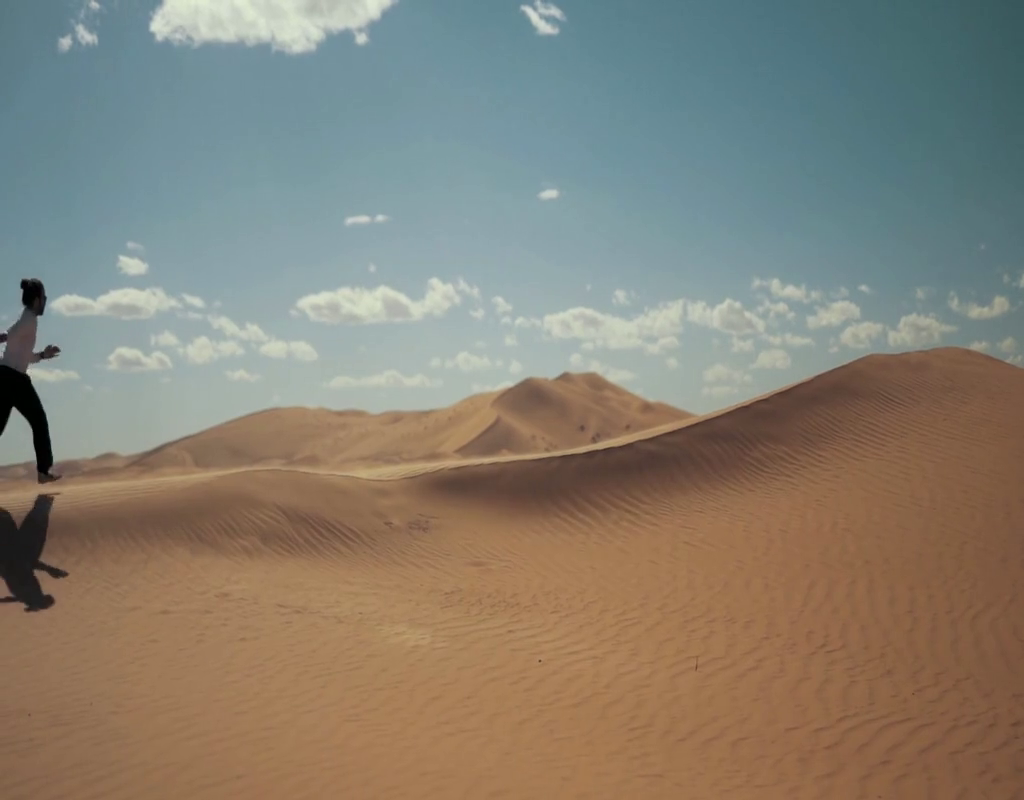
//> input picture frame 16 of build/tracked_output.mp4, 1024 x 800 px, given in place of track.mp4, which was not available
$ ./main   (built with g++ and OpenCV 4)
//> lines starting //> are read from the running program, lines starting //| are printed output that depends on the picture; after the words box and inside, x2 and y2 are one past the last pixel; in counts of white or black regions, pixels touching at a corner belong together; pictures that were not available may be replaced by others from this repository, and a replacement may not be noted
#include <opencv2/opencv.hpp>
#include <opencv2/tracking.hpp>
#include <iostream>
#include <memory>
#include <string>
#include <optional>

namespace VideoProcessing
{

    inline const std::string DEFAULT_VIDEO_PATH = "/Users/anshumantiwari/Documents/codes/personal/C++/tracking/track.mp4";
    constexpr int OUTPUT_WIDTH = 1024;
    constexpr int OUTPUT_HEIGHT = 800;

    class TrackerConfiguration
    {
    public:
        static constexpr double DEFAULT_FPS = 30.0;
        static inline const cv::Size DEFAULT_OUTPUT_SIZE = cv::Size(OUTPUT_WIDTH, OUTPUT_HEIGHT);
        static inline const int DEFAULT_CODEC = cv::VideoWriter::fourcc('X', '2', '6', '4');
    };

    struct Config
    {
        std::string input_path = DEFAULT_VIDEO_PATH;
        std::string output_path = "tracked_output.mp4";
        cv::Size output_size = TrackerConfiguration::DEFAULT_OUTPUT_SIZE;
        int codec = TrackerConfiguration::DEFAULT_CODEC;
    };

    class TrackerManager
    {
    public:
        explicit TrackerManager()
        {
            tracker_ = cv::TrackerCSRT::create();
            if (!tracker_)
            {
                throw std::runtime_error("Failed to initialize CSRT tracker");
            }
        }

        [[nodiscard]] cv::Ptr<cv::Tracker> getTracker() const noexcept { return tracker_; }

    private:
        cv::Ptr<cv::Tracker> tracker_;
    };

    struct RegionOfInterest
    {
        cv::Point2i start_position{0, 0};
        cv::Point2i current_position{0, 0};
        cv::Size dimensions{0, 0};
        bool is_drawing{false};
        bool is_tracking{false};
        bool needs_initialization{false};
    };

    class VideoProcessor
    {
    public:
        explicit VideoProcessor(const Config &config = Config())
            : config_(config),
              tracker_manager_(std::make_unique<TrackerManager>()) {}

        void process()
        {
            initializeVideoCapture();
            initializeVideoOutput();
            setupWindowAndCallbacks();
            runProcessingLoop();
        }

    private:
        Config config_;
        cv::Mat current_frame_;
        RegionOfInterest roi_state_;
        std::unique_ptr<TrackerManager> tracker_manager_;
        std::optional<cv::VideoCapture> video_capture_;
        std::optional<cv::VideoWriter> video_writer_;
        static inline const std::string WINDOW_NAME = "VideoTracking";

        void initializeVideoCapture()
        {
            video_capture_.emplace(config_.input_path);
            if (!video_capture_->isOpened())
            {
                throw std::runtime_error("Failed to open video source: " + config_.input_path);
            }
        }

        void initializeVideoOutput()
        {
            video_writer_.emplace(
                config_.output_path,
                config_.codec,
                video_capture_->get(cv::CAP_PROP_FPS),
                config_.output_size,
                true);
            if (!video_writer_->isOpened())
            {
                throw std::runtime_error("Failed to initialize video writer");
            }
        }

        void setupWindowAndCallbacks()
        {
            cv::namedWindow(WINDOW_NAME, cv::WINDOW_AUTOSIZE);
            cv::setMouseCallback(WINDOW_NAME, mouseCallbackHandler, this);
        }

        [[nodiscard]] cv::Rect2d calculateNormalizedRoi(const cv::Point2i &start, const cv::Point2i &end) const
        {
            const auto x = std::max(0, std::min(start.x, end.x));
            const auto y = std::max(0, std::min(start.y, end.y));
            const auto width = std::min(std::abs(end.x - start.x), current_frame_.cols - x);
            const auto height = std::min(std::abs(end.y - start.y), current_frame_.rows - y);
            return {static_cast<double>(x), static_cast<double>(y),
                    static_cast<double>(width), static_cast<double>(height)};
        }

        [[nodiscard]] bool isValidRegion(const cv::Rect2d &roi) const noexcept
        {
            return roi.width > 0 && roi.height > 0 &&
                   roi.x >= 0 && roi.y >= 0 &&
                   (roi.x + roi.width) <= current_frame_.cols &&
                   (roi.y + roi.height) <= current_frame_.rows;
        }

        static void mouseCallbackHandler(int event, int x, int y, int flags, void *userdata)
        {
            auto *processor = static_cast<VideoProcessor *>(userdata);
            processor->handleMouseInteraction(event, x, y);
        }

        void handleMouseInteraction(int event, int x, int y)
        {
            switch (event)
            {
            case cv::EVENT_LBUTTONDOWN:
                roi_state_.start_position = {x, y};
                roi_state_.is_drawing = true;
                break;

            case cv::EVENT_MOUSEMOVE:
                roi_state_.current_position = {x, y};
                break;

            case cv::EVENT_LBUTTONUP:
            {
                const auto roi = calculateNormalizedRoi(roi_state_.start_position, {x, y});
                if (isValidRegion(roi))
                {
                    roi_state_.dimensions = {static_cast<int>(roi.width), static_cast<int>(roi.height)};
                    roi_state_.start_position = {static_cast<int>(roi.x), static_cast<int>(roi.y)};
                    roi_state_.needs_initialization = true;
                }
                roi_state_.is_drawing = false;
                break;
            }
            }
        }

        void processCurrentFrame()
        {
            if (roi_state_.is_drawing)
            {
                const auto roi = calculateNormalizedRoi(roi_state_.start_position,
                                                        roi_state_.current_position);
                if (isValidRegion(roi))
                {
                    cv::rectangle(current_frame_, roi, cv::Scalar(255, 255, 255), 4);
                }
            }

            if (roi_state_.needs_initialization)
            {
                const cv::Rect2d roi(roi_state_.start_position, roi_state_.dimensions);
                if (isValidRegion(roi))
                {
                    tracker_manager_->getTracker()->init(current_frame_, roi);
                    roi_state_.is_tracking = true;
                }
                roi_state_.needs_initialization = false;
            }

            if (roi_state_.is_tracking)
            {
                cv::Rect tracked_region;
                if (tracker_manager_->getTracker()->update(current_frame_, tracked_region))
                {
                    if (isValidRegion(tracked_region))
                    {
                        cv::rectangle(current_frame_, tracked_region, cv::Scalar(0, 0, 255), 4);
                        processTrackedRegion(tracked_region);
                    }
                }
            }
        }

        void processTrackedRegion(const cv::Rect2d &region)
        {
            cv::Rect int_region(static_cast<int>(region.x), static_cast<int>(region.y),
                                static_cast<int>(region.width), static_cast<int>(region.height));

            if (isValidRegion(region))
            {
                cv::Mat roi = current_frame_(int_region);
                if (!roi.empty())
                {
                    static const cv::Size preview_size{320, 460};
                    cv::resize(roi, roi, preview_size);
                    const cv::Rect preview_area{1, 1, preview_size.width, preview_size.height};
                    if (isValidRegion(preview_area))
                    {
                        roi.copyTo(current_frame_(preview_area));
                    }
                }
            }
        }

        void runProcessingLoop()
        {
            while (video_capture_->read(current_frame_))
            {
                cv::resize(current_frame_, current_frame_, config_.output_size);
                processCurrentFrame();
                video_writer_->write(current_frame_);
                cv::imshow(WINDOW_NAME, current_frame_);

                if (cv::waitKey(20) >= 0)
                {
                    break;
                }
            }
        }
    };
}

int main()
{
    try
    {
        VideoProcessing::VideoProcessor processor;
        processor.process();
//> in runProcessingLoop, current_frame_ is the input picture: 800 rows x 1024 cols, CV_8UC3; mean B, G, R 115.8, 128.5, 134.3
//> the left mouse button is pressed at (256, 200)
//> the mouse is dragged to (512, 400)
//> the mouse is dragged to (768, 600)
//> the button is released at (768, 600)
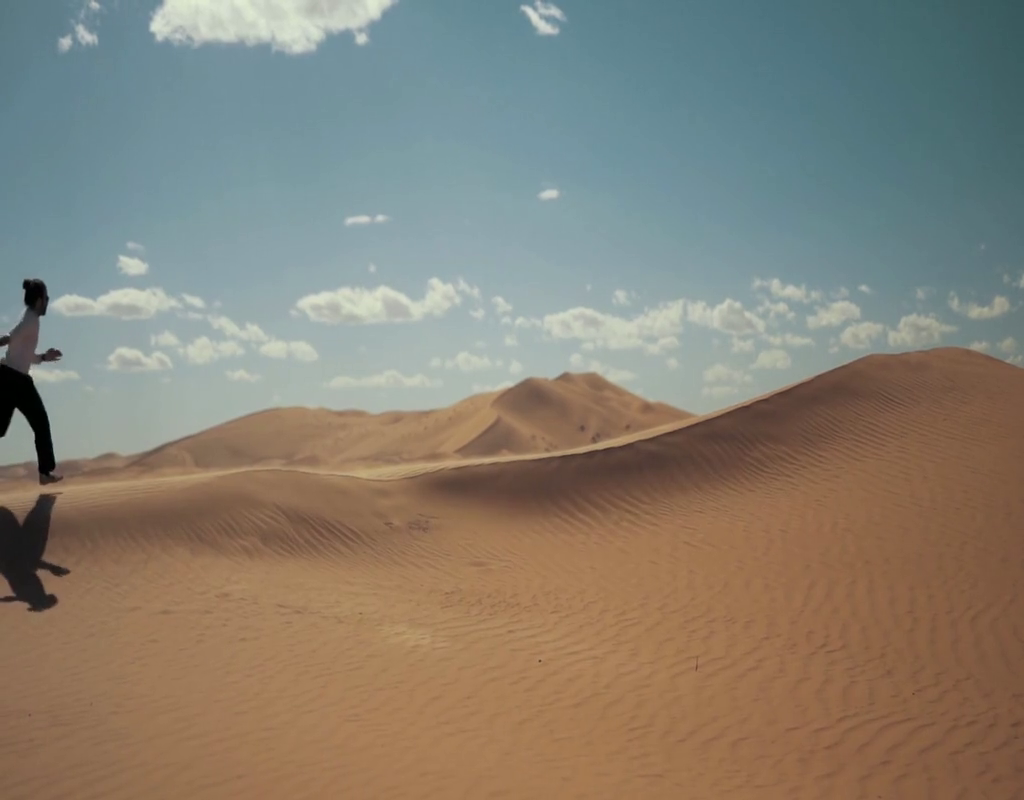
//> input picture frame 17 of build/tracked_output.mp4, 1024 x 800 px, given in place of track.mp4, which was not available
//> in runProcessingLoop, current_frame_ is the input picture: 800 rows x 1024 cols, CV_8UC3; mean B, G, R 115.9, 128.4, 134.4
//> in processCurrentFrame (call 2), `if (tracker_manager_->getTracker()->update(current_frame_, tracked_reg..`: tracked_region = Rect(255, 200, 512, 400)
//> in processCurrentFrame (call 2), `cv::rectangle(current_frame_, tracked_region, cv::Scalar(0, 0, 255), 4);`:
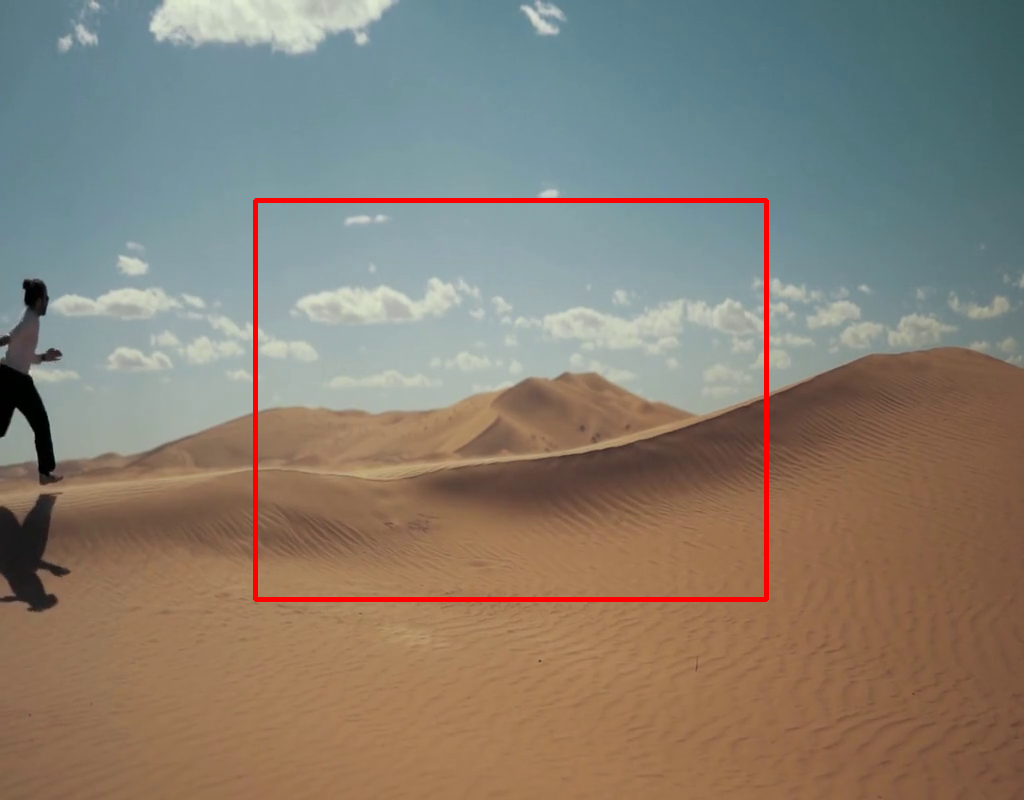
//> current_frame_: 800 rows x 1024 cols, CV_8UC3; 1.11% of pixels changed, all inside (x1, y1, x2, y2) = (253, 198, 769, 602)
//> in processTrackedRegion, `cv::Mat roi = current_frame_(int_region);`:
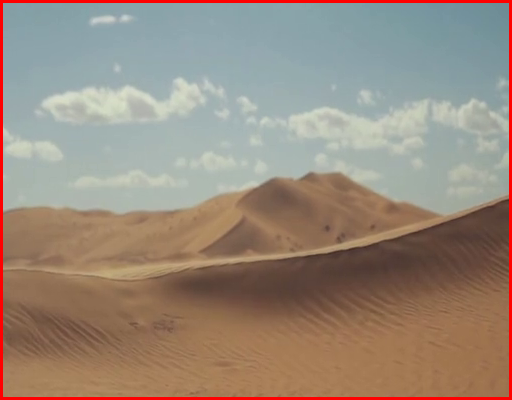
//> roi: 400 rows x 512 cols, CV_8UC3; mean B, G, R 123.6, 137.6, 153.1
//> in processTrackedRegion, `cv::resize(roi, roi, preview_size);`:
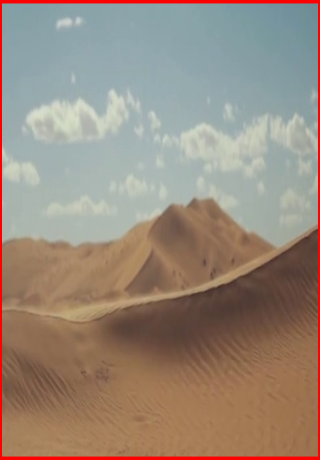
//> roi: 460 rows x 320 cols, CV_8UC3; mean B, G, R 123.4, 137.4, 153.1
//> in processTrackedRegion, `roi.copyTo(current_frame_(preview_area));`:
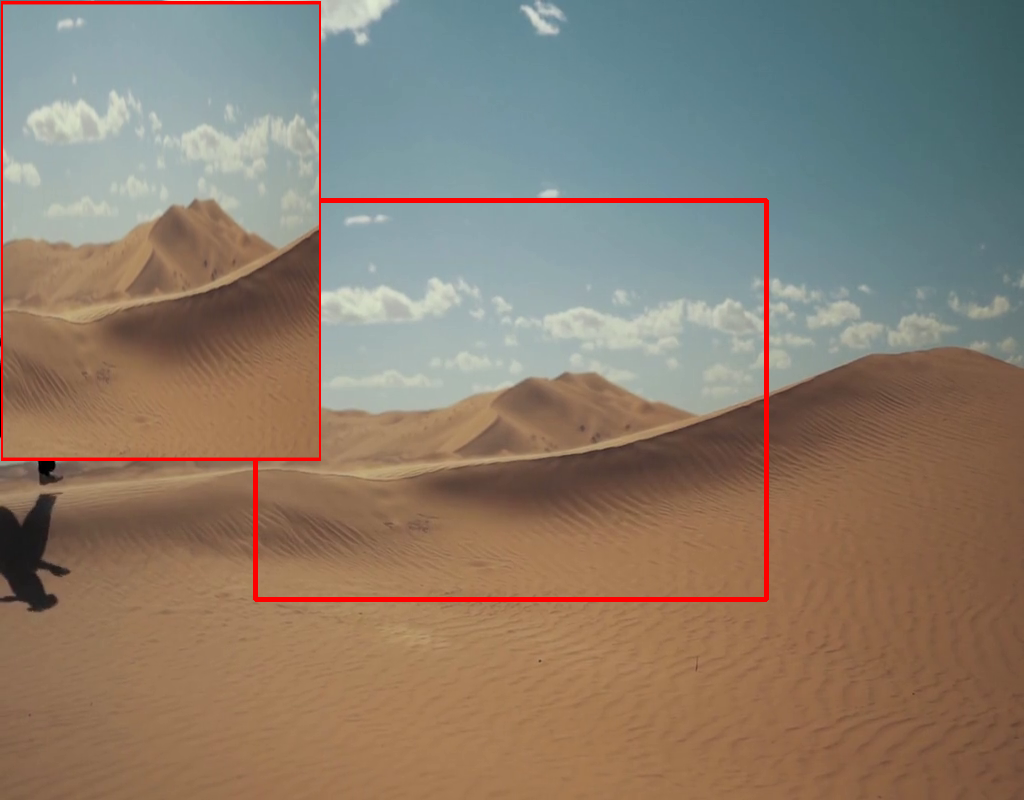
//> current_frame_: 800 rows x 1024 cols, CV_8UC3; 17.97% of pixels changed, all inside (x1, y1, x2, y2) = (1, 1, 321, 461)
//> the Esc key is pressed
        return EXIT_SUCCESS;
//> (the program exits here)

$ run again, starting later in the video
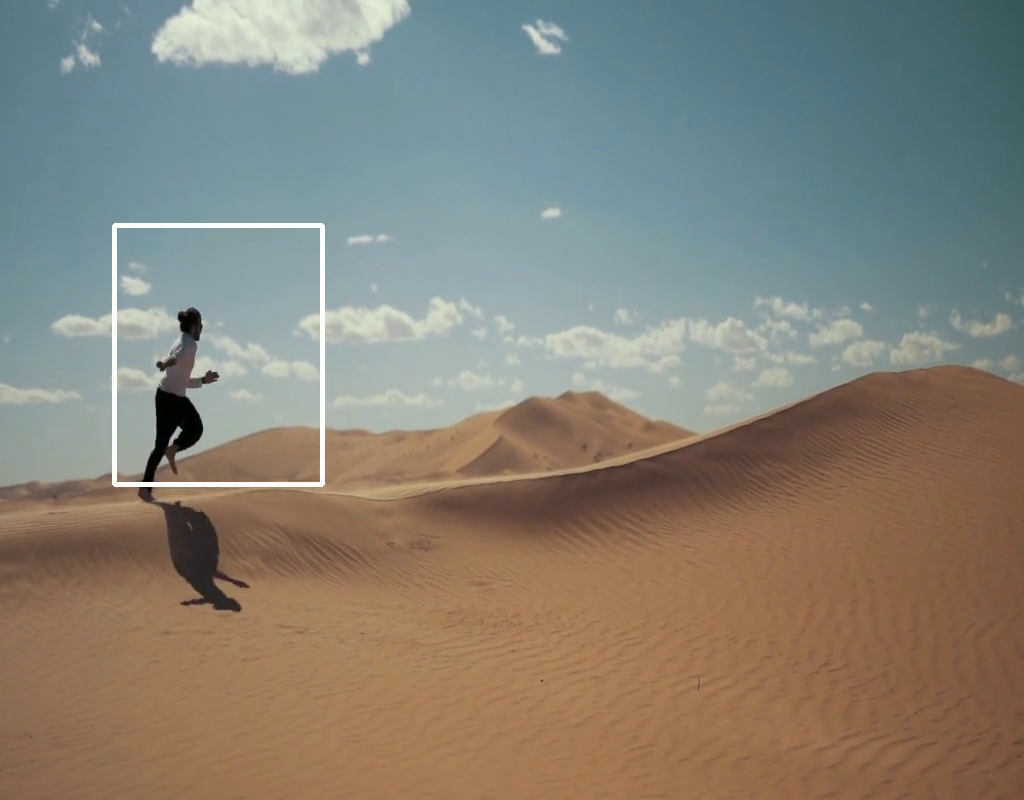
//> input picture frame 74 of build/tracked_output.mp4, 1024 x 800 px, given in place of track.mp4, which was not available
//> in runProcessingLoop, current_frame_ is the input picture: 800 rows x 1024 cols, CV_8UC3; mean B, G, R 118.8, 130.1, 134.6
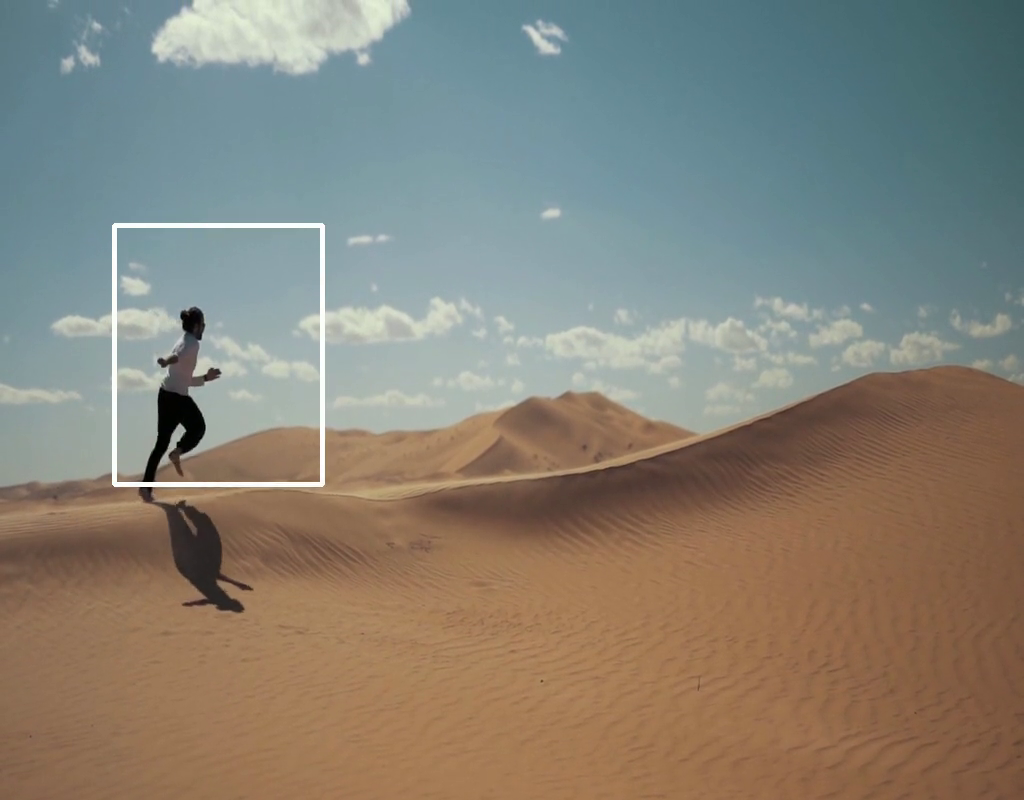
//> input picture frame 75 of build/tracked_output.mp4, 1024 x 800 px, given in place of track.mp4, which was not available
//> in runProcessingLoop, current_frame_ is the input picture: 800 rows x 1024 cols, CV_8UC3; mean B, G, R 118.8, 130.2, 134.6
//> int_region = Rect(254, 200, 512, 400)
//> in processTrackedRegion, `roi.copyTo(current_frame_(preview_area));`:
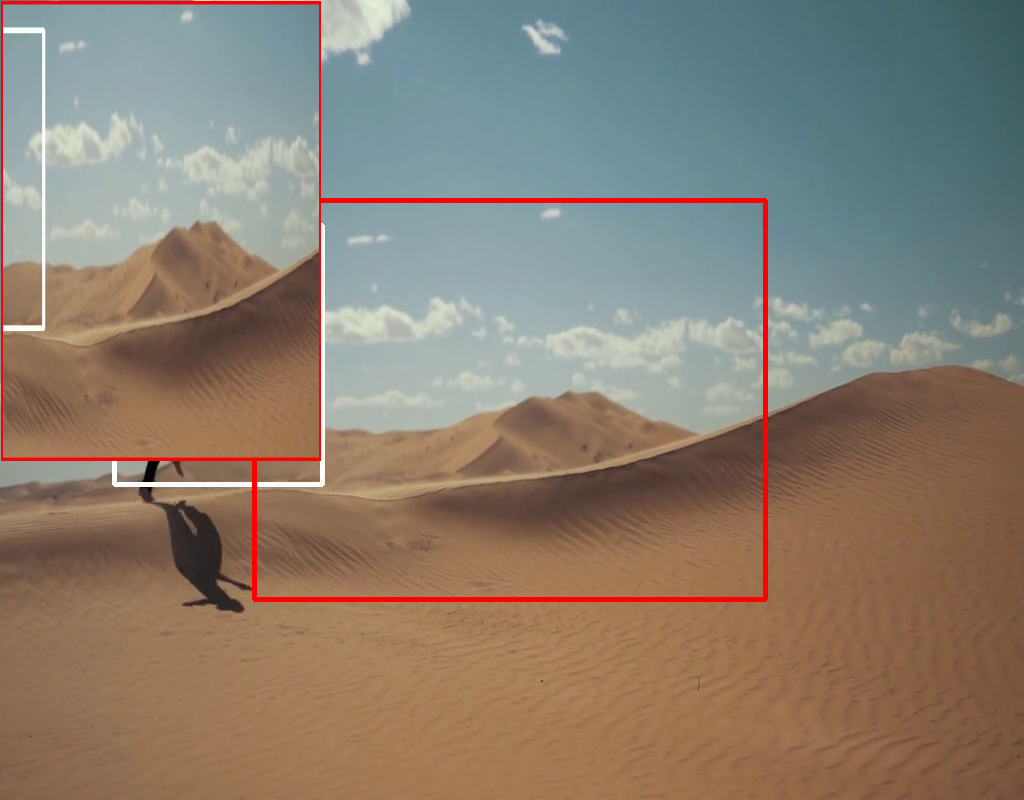
//> current_frame_: 800 rows x 1024 cols, CV_8UC3; mean B, G, R 112.5, 126.3, 138.8
